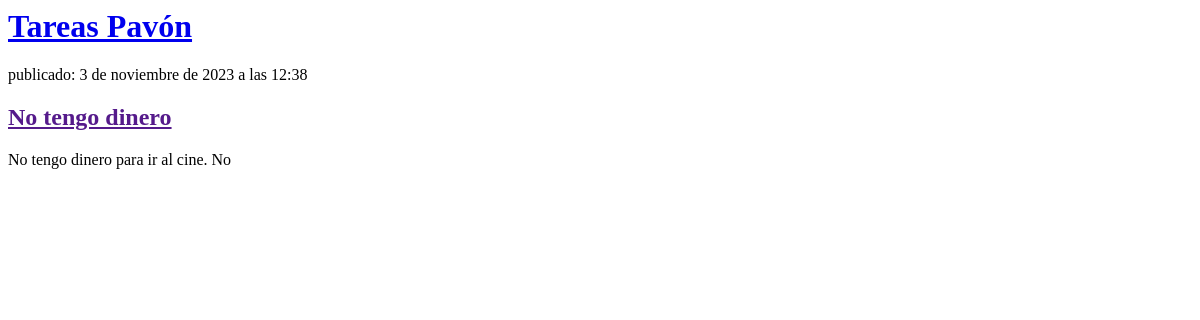
Before: / with the older database file.
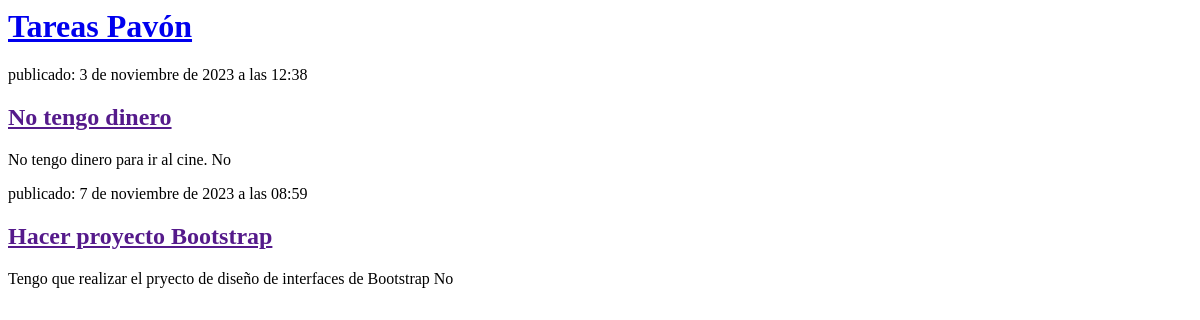
After: the same page with the newer database file.
### task/models.py (models this page shows, shortened)
class Task(models.Model):
    title = models.CharField(max_length=200)
    descripcion = models.TextField()
    fecha_creacion = models.DateTimeField(default=timezone.now)
    hecho = models.BooleanField(default=False)

### task/views.py (the view)
# urls.py: path('', views.list_tasks, name='list_tasks'),
def list_tasks(request):
    tasks = Task.objects.filter(fecha_creacion__lte=timezone.now()).order_by('fecha_creacion')
    return render(request, 'task/list_tasks.html', {'tasks': tasks})

### task/templates/task/list_tasks.html (shortened to what this page needs)
{% extends 'task/base.html' %}
{% block content %}
{% for task in tasks %}
<div>
    <p> publicado: {{ task.fecha_creacion }}</p>
    <h2><a href="">{{ task.title }}</a></h2>
    <p>{{ task.descripcion|linebreaksbr }} {{ models.hecho|yesno:"Si,No" }}</p>
</div>
{% endfor %}
{% endblock %}

### task/templates/task/base.html
<body>
    <div class="page-header">
        <h1><a href="/">Tareas Pavón</a></h1>
    </div>
    <div class="content container">
        <div class="row">
            <div class="col-md-8">
                {% block content %}
                {% endblock %}
            </div>
        </div>
    </div>
</body>

Changed rows visible on the page:
added Task: fecha_creacion "7 de noviembre de 2023 a las 08:59", title "Hacer proyecto Bootstrap", descripcion "Tengo que realizar el pryecto de diseño de interfaces de Bootstrap", hecho "No"
